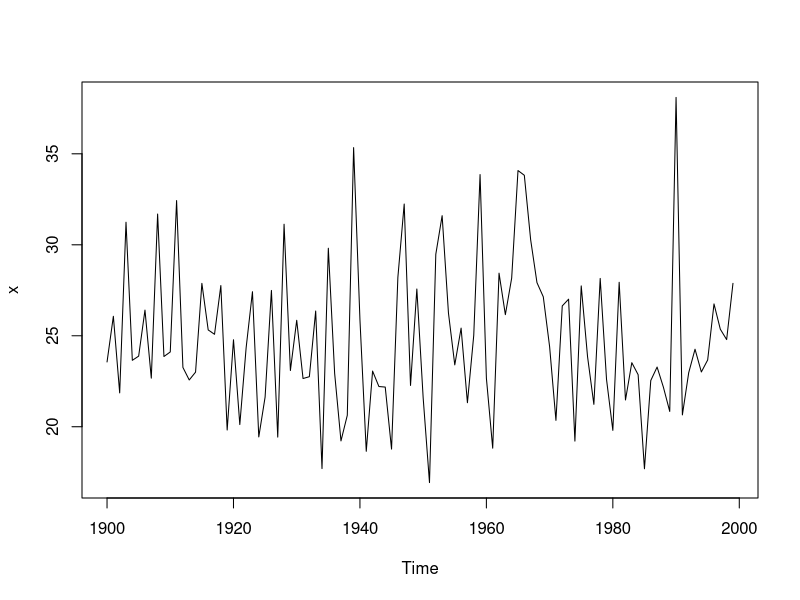
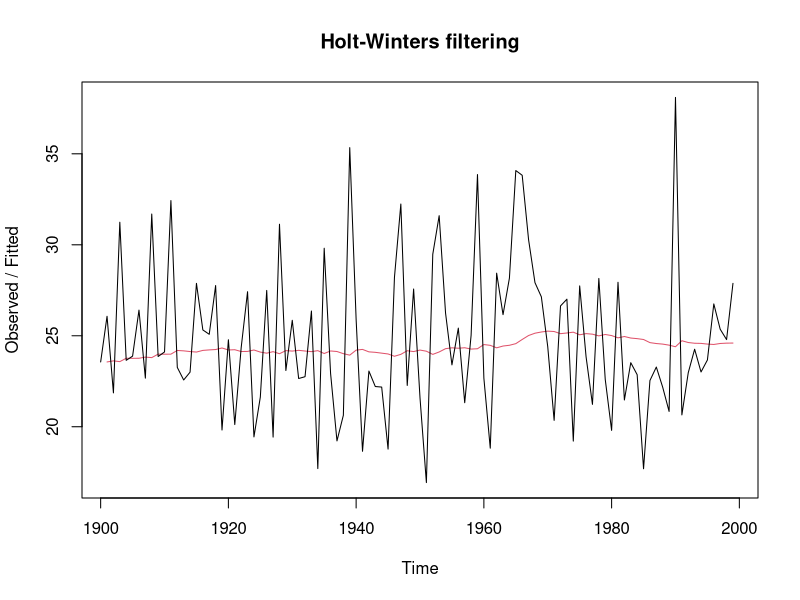
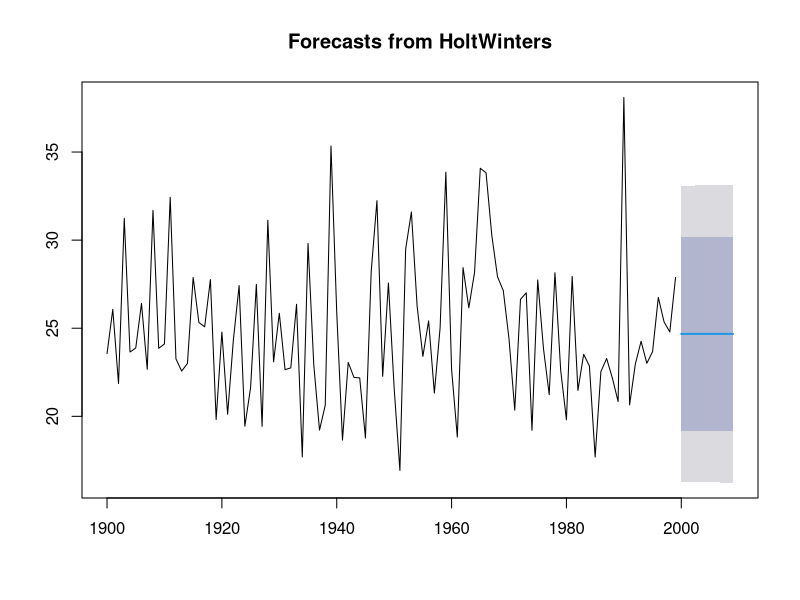
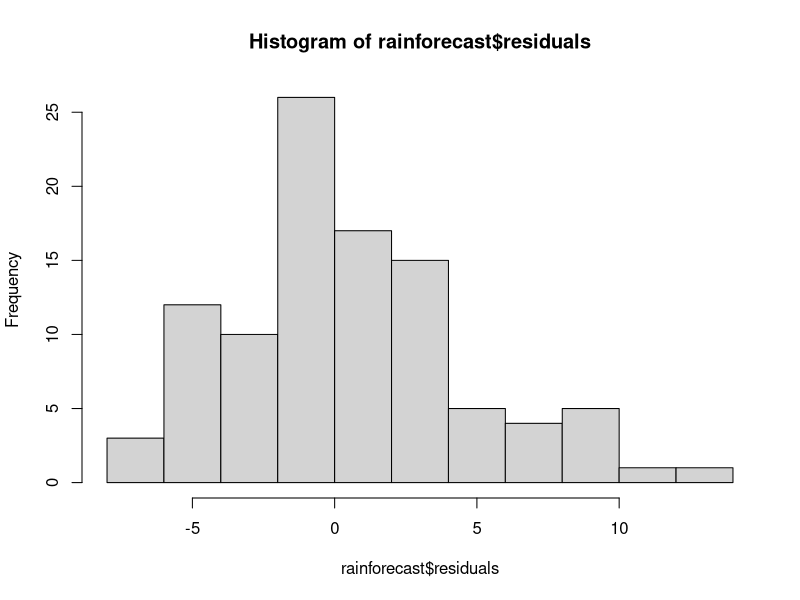
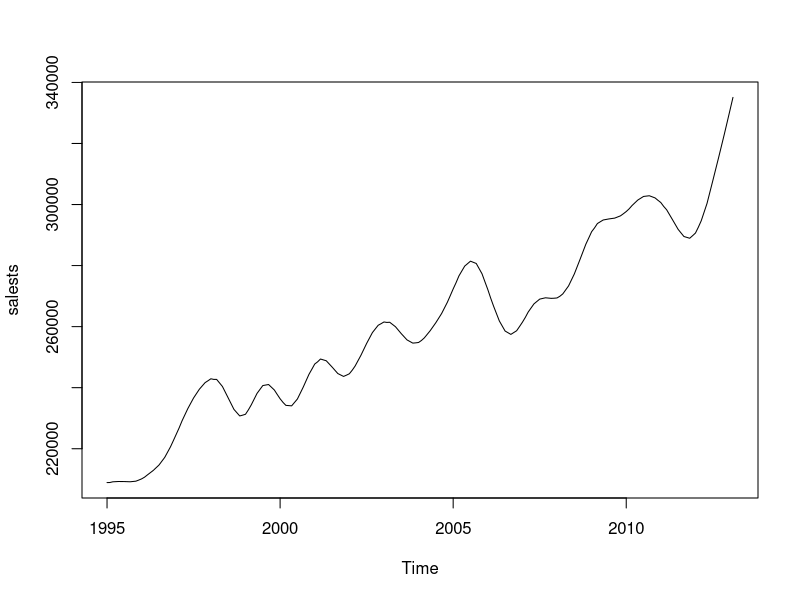
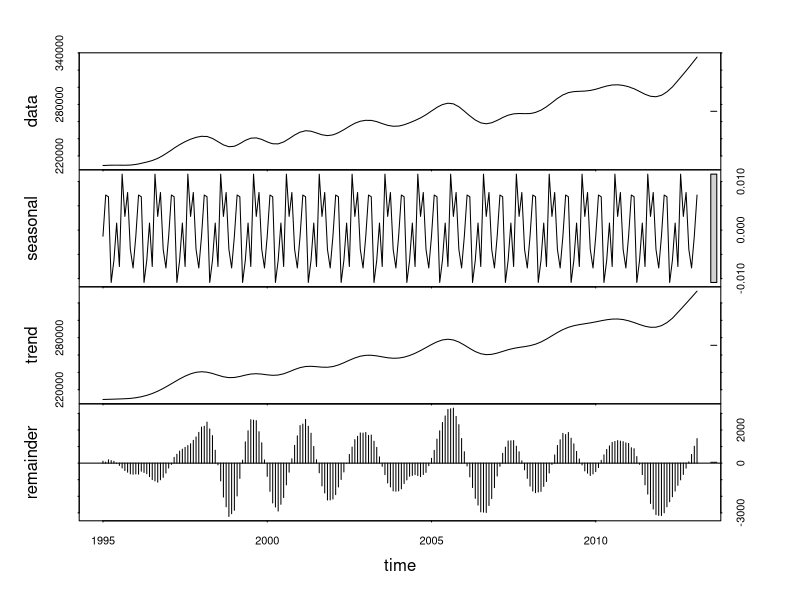
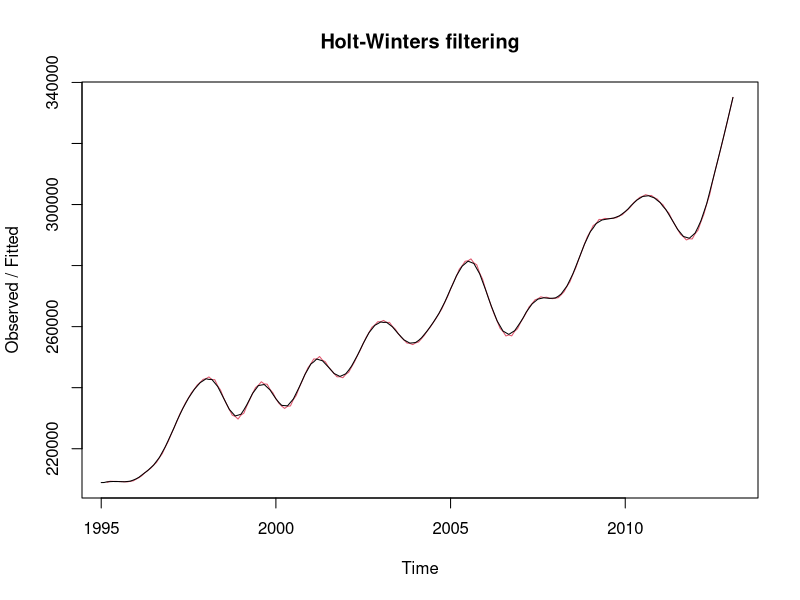
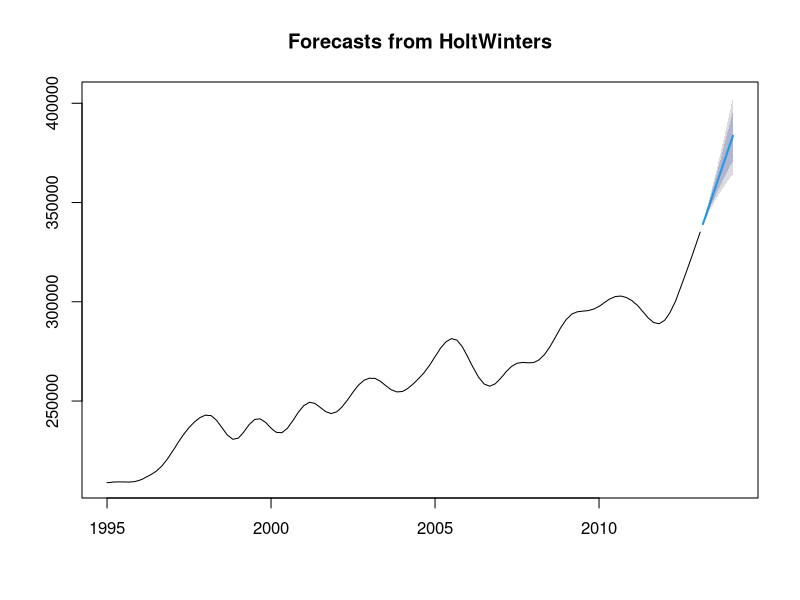

The R source for these figures, in order:
rain <- read.csv("rain.csv")
raints <- ts(rain, start = c(1900))
raints
plot(raints)
rainforecasts <- HoltWinters(raints, beta = F, gamma = F)
rainforecasts
plot(rainforecasts)
names(rainforecasts)
rainforecasts$fitted
install.packages("forecast")
library(forecast)
rainforecast <- forecast:::forecast.HoltWinters(rainforecasts, h=10)
plot(rainforecast)
rainforecast
hist(rainforecast$residuals)


sales <- read.csv("sales.csv")
salests <- ts(sales[,1],start=1995,freq = 12)
salests
plot(salests)
decom <- stl(salests, s.window = "periodic")
decom
plot(decom)
salesforecast <- HoltWinters(salests, gamma = F)
plot(salesforecast)
salesfuture <- forecast:::forecast.HoltWinters(salesforecast, h=12)
plot(salesfuture)
salesfuture
qqnorm(salesfuture$residuals)


souv <- read.csv("souvenir.csv")
souvts <- ts(souv, frequency = 12, start = c(1987,1))
plot(souvts)
d.sa <- diff(souvts)
plot(d.sa)
d12.sa <- diff(d.sa,12)
plot(d12.sa)
acf(souvts)
pacf(souvts)
library(forecast)
auto.arima(souvts)
arimafit <- arima(souvts,order = c(1,1,1), seasonal = c(0,1,1))
arimafit
arimafuture <- forecast:::forecast.Arima(arimafit, h=48)
arimafuture
plot(arimafuture)
